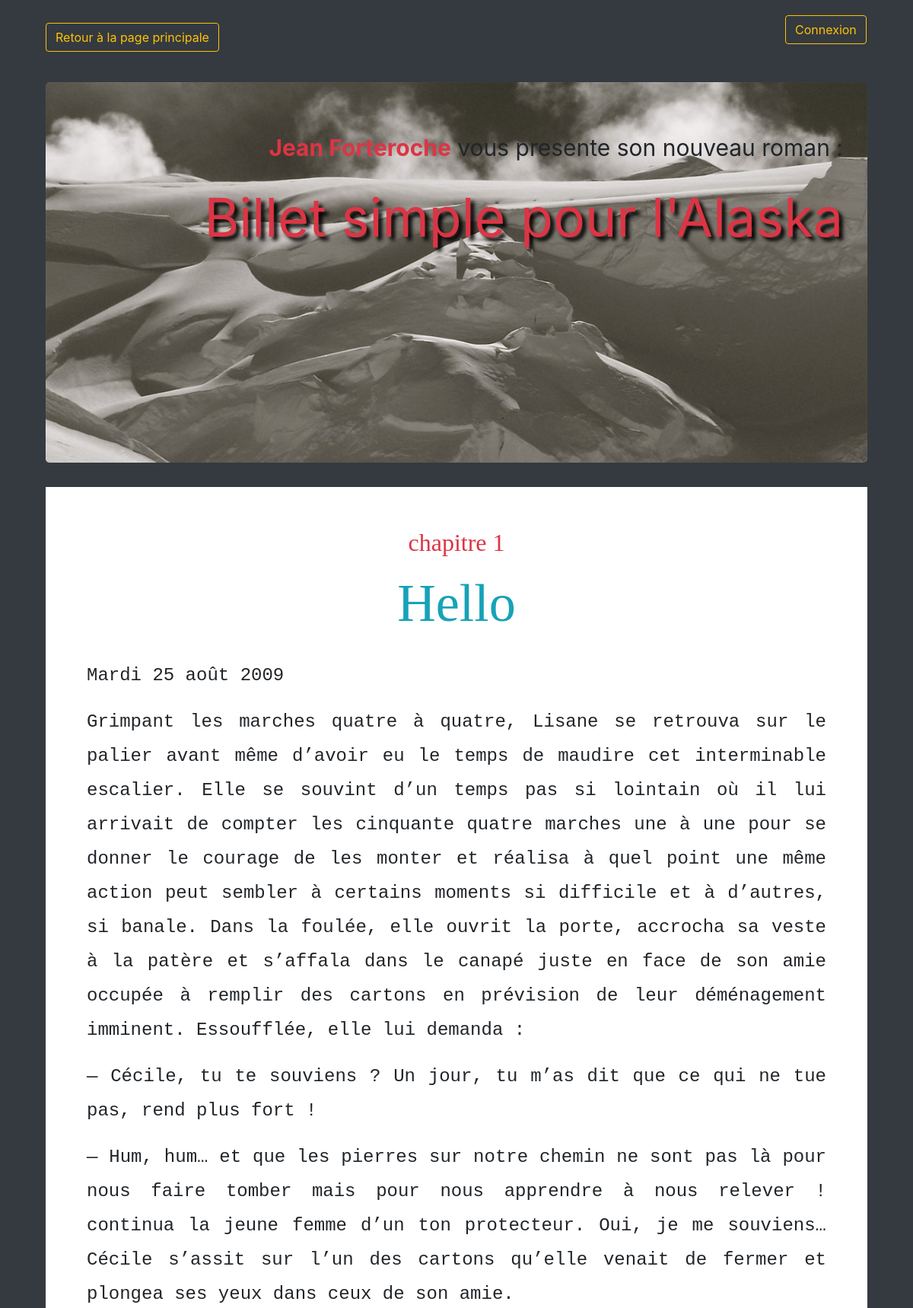
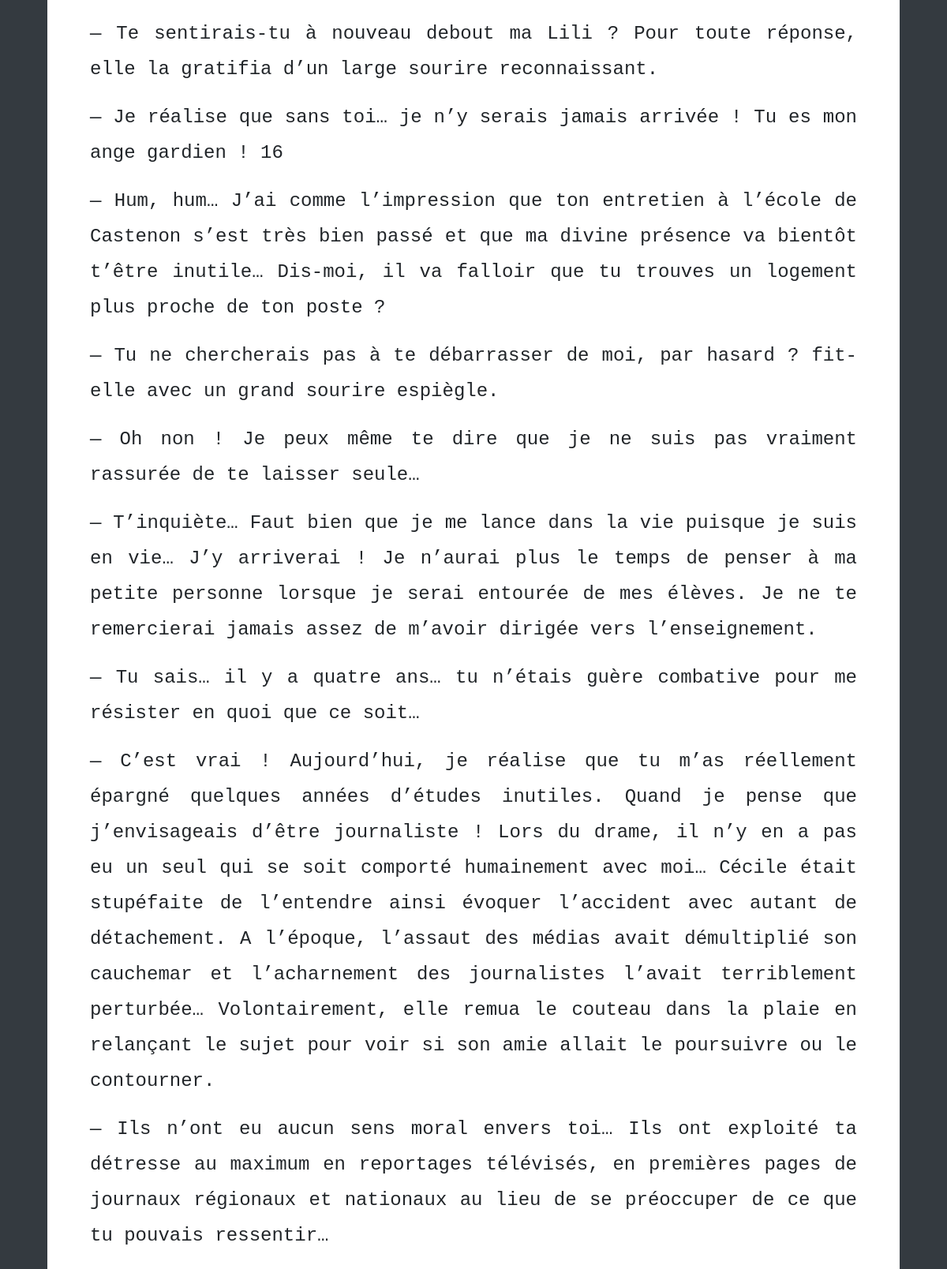
Screenshot of /index.php?action=chapterById&id=14 (upper part) with the database file from the repository (2 pictures, top to bottom).
### tables this page shows
CREATE TABLE `chapter` (
  `id` int(11) NOT NULL,
  `paragraph` text NOT NULL,
  `title` varchar(255) NOT NULL,
  `chapter_number` int(11) NOT NULL
);

### view/View.php (called while the page is built, shortened)
<?php
class View
{
    public function principalPage($template, $param=null)
    {
        $content=$this->calculateContent($template, $param);
        require('view/main.tpl.php');
        $pagePrincipal = ob_get_clean();
        return $pagePrincipal;
    }
    public function calculateContent($template, $param)
    {
        require($template);
        $content = ob_get_clean();
        return $content;
    }
}

### model/ChapterManager.php (called while the page is built, shortened)
<?php
class ChapterManager extends Manager
{
	public function getChapterById($id)
	{
		$db = $this->dbConnect();
		$req = $db->prepare('SELECT * FROM chapter WHERE id =?');
		$req->execute(array($id));
		$data = $req->fetch();
		return new ChapterObject($data);
	}
}

### model/ObjectDb.php (called while the page is built, shortened)
<?php
class ObjectDb
{
    public function hydrate(array $data)
    {
		foreach($data as $key => $value)
        {
            if (preg_match("#[A-Za-z_]#", $key))
            {
                $method = 'set'.ucfirst($key);
            }
        }
    }
}

### model/ChapterObject.php (called while the page is built, shortened)
<?php
class ChapterObject extends ObjectDb
{
    private $_id,
            $_paragraph,
            $_title,
            $_chapter_number;
    public function getParagraph()
    {
        return $this->_paragraph;
    }
    public function getTitle()
    {
        return $this->_title;
    }
    public function getChapterNumber()
    {
        return $this->_chapter_number;
    }
    public function setParagraph($paragraph)
    {
        if(is_string($paragraph))
        {
            $this->_paragraph = $paragraph;
        }
    }
    public function setTitle($title)
    {
        if(is_string($title))
        {
            $this->_title = $title;
        }
    }
    public function setId($id)
    {
        $id= (int) $id;
    }
    public function setChapter_number($chapter_number)
    {
        $chapter_number = (int) $chapter_number;
        if($chapter_number > 0 )
        {
            $this->_chapter_number = $chapter_number;
        }
    }
}

### view/chapterPage.tpl.php (the view, shortened to what this page needs)
<a href="index.php" class="btn btn-outline-warning" id="return_page_principal">Retour à la page principale</a>
<section id="section_page_chapter">
            <h2 class="text-danger text-center">chapitre <?= $chapter->getChapterNumber() ?></h2>
            <p id="title_chapter" class="text-info text-center"><?= $chapter->getTitle()?></p>
            <p id="chapter_paragraph"><?= $chapter->getParagraph()?></p>
</section>

### view/css/styles.css (style rules this page uses)
body { width: 90%; margin:auto; }
#section_page_chapter { background-color: white; font-size: 30px; font-family: cursive; text-align: justify; padding: 5%; }
#title_chapter { font-size: 70px; }
#return_page_principal { margin-bottom: 30px; position : fixed; top : 30px; }

### rows the page displays
chapter: chapter_number "1", title "Hello", paragraph "Mardi 25 août 2009 Grimpant les marches quatre à quatre, Lisane se retrouva sur le palier avant même d’avoir eu le temps de maudire cet interminable escalier. Elle se souvint d’un temps pas si lointain où il lui arrivait de compter les cinquante quatre marches une à une pour se donner le courage de les monter et réalisa à quel point une même action peut sembler à certains moments si difficile et à d’autres, si banale. Dans la foulée, elle ouvrit la porte, accrocha sa veste à la patère et s’affala dans le canapé juste en face de son amie occupée à remplir des cartons en prévision de leur déménagement imminent. Essoufflée, elle lui demanda : — Cécile, tu te souviens ? Un jour, tu m’as dit que…"
